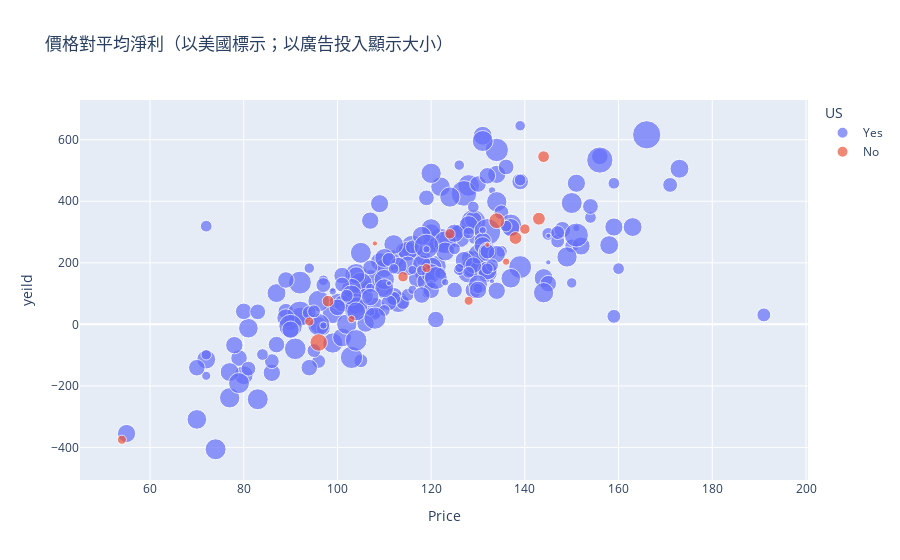

Notebook code cell kept with this figure:
### Code cell
fig = px.scatter(data, 
                 x="Price", 
                 y="yeild", 
                 color="US",
                 size='Advertising',
                 hover_data = ['ID'],
                 title = '價格對平均淨利（以美國標示；以廣告投入顯示大小）')

iplot(fig)
plot(fig, filename='圖4-價格對平均淨利（以美國標示；以廣告投入顯示大小）.html')

### Figure 1 — Plotly figure (JSON) as saved in the notebook; plotly's stock layout.template omitted (floating-point values rounded to 4 significant figures; data arrays with more than 128 entries replaced by an {"elided": "..."} marker saying what was removed)
{"data": [{"customdata": {"elided": "239x1 int values"}, "hovertemplate": "US=Yes<br>Price=%{x}<br>yeild=%{y}<br>Advertising=%{marker.size}<br>ID=%{customdata[0]}<extra></extra>", "legendgroup": "Yes", "marker": {"color": "#636efa", "size": {"elided": "239 int values"}, "sizemode": "area", "sizeref": 0.0725, "symbol": "circle"}, "mode": "markers", "name": "Yes", "orientation": "v", "showlegend": true, "type": "scatter", "x": {"elided": "239 int values"}, "xaxis": "x", "y": {"elided": "239 float values"}, "yaxis": "y"}, {"customdata": [[364], [314], [16], [87], [90], [376], [322], [285], [132], [206], [60], [337], [23], [183], [5], [13], [109]], "hovertemplate": "US=No<br>Price=%{x}<br>yeild=%{y}<br>Advertising=%{marker.size}<br>ID=%{customdata[0]}<extra></extra>", "legendgroup": "No", "marker": {"color": "#EF553B", "size": [1, 3, 5, 9, 3, 4, 5, 11, 3, 1, 4, 6, 6, 4, 3, 2, 2], "sizemode": "area", "sizeref": 0.0725, "symbol": "circle"}, "mode": "markers", "name": "No", "orientation": "v", "showlegend": true, "type": "scatter", "x": [108, 54, 144, 134, 119, 124, 98, 96, 94, 132, 114, 143, 138, 140, 128, 136, 103], "xaxis": "x", "y": [262.8, -374.8, 544.8, 336.7, 183.0, 294.2, 75.22, -59.06, 9.178, 258.8, 154.7, 343.2, 280.5, 309.5, 76.65, 203.7, 17.11], "yaxis": "y"}], "layout": {"legend": {"itemsizing": "constant", "title": {"text": "US"}, "tracegroupgap": 0}, "title": {"text": "價格對平均淨利（以美國標示；以廣告投入顯示大小）"}, "xaxis": {"anchor": "y", "domain": [0, 1], "title": {"text": "Price"}}, "yaxis": {"anchor": "x", "domain": [0, 1], "title": {"text": "yeild"}}}}
